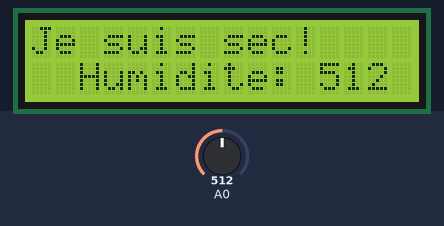
The sketch below on a simulated Arduino Uno, built with avr-gcc and run on an emulated ATmega328P. Shown: 16×2 character LCD. The inputs (shaded band) are chosen by the test bench; at power-on: A0 = 512. What the sketch prints to the serial monitor is not drawn.

Above: at 1.2 s.
1.3 s: A0 set to 530
At 2.6 s:
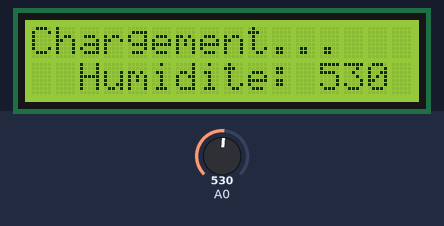
2.9 s: A0 set to 340
At 4.5 s:
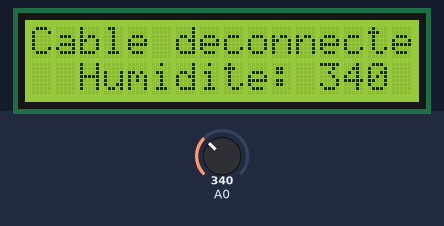
5.9 s: A0 set to 359
At 6.6 s:
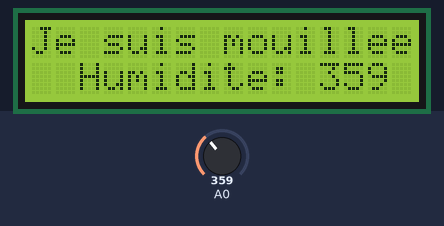
8.9 s: A0 set to 0
At 9.7 s:
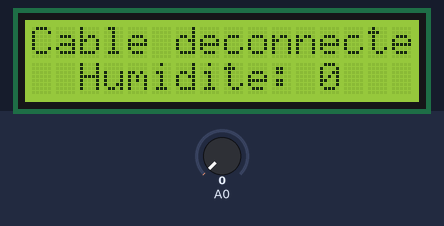
11.9 s: A0 set to 1023
At 13.0 s:
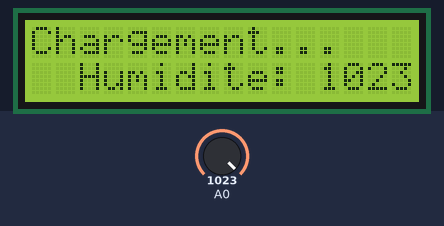
14.9 s: A0 set to 0
At 15.3 s:
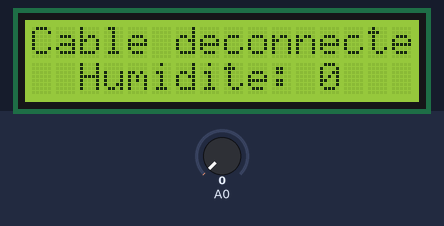
Timing chart, 0 to 17.9 s (numbered marks = the images above; inputs shaded):
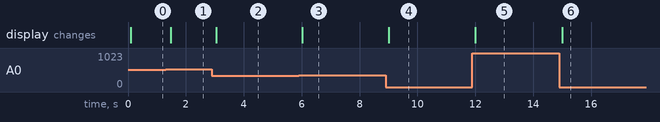

The sketch:

Arduineau.ino
```cpp
#include <Wire.h>
#include <LiquidCrystal_I2C.h>
LiquidCrystal_I2C lcd(0x27, 16, 2);
int valeurEau=0;
String stringlvl = "Humidite: " ;
void setup() {
  // put your setup code here, to run once:
  Serial.begin(9600);
}

void loop() {
  // put your main code here, to run repeatedly:
  valeurEau=analogRead(A0);
  String lvl = stringlvl + valeurEau ;
  Serial.println(valeurEau);
  lcd.begin();
  lcd.backlight();
  lcd.clear();
  if (valeurEau >= 350 && valeurEau <= 430) {
    lcd.setCursor(0,0);
    lcd.print("Je suis mouillee!");
    lcd.setCursor(2,1);
    lcd.print(lvl);
  } else if (valeurEau >= 431 && valeurEau <= 520) {
    lcd.setCursor(0,0);
    lcd.print("Je suis sec!");
    lcd.setCursor(2,1);
    lcd.print(lvl);
  } else if (valeurEau <= 349) {
    lcd.setCursor(0,0);
    lcd.print("Cable deconnecte");
    lcd.setCursor(2,1);
    lcd.print(lvl);
  } else if (valeurEau >= 521) {
    lcd.setCursor(0,0);
    lcd.print("Chargement...");
    lcd.setCursor(2,1);
    lcd.print(lvl);
  }
}
```

Measured:
- the behaviour switches between 520 and 521 on A0 (found by bisection; images 0 and 1)
- after the input at 1.3 s, the display: changes after 0.17 s (image 1)
- after the input at 2.9 s, the display: changes after 0.15 s (image 2)
- after the input at 5.9 s, the display: changes after 0.12 s (image 3)
- after the input at 8.9 s, the display: changes after 0.10 s (image 4)
- after the input at 11.9 s, the display: changes after 0.10 s (image 5)
- after the input at 14.9 s, the display: changes after 0.10 s (image 6)
